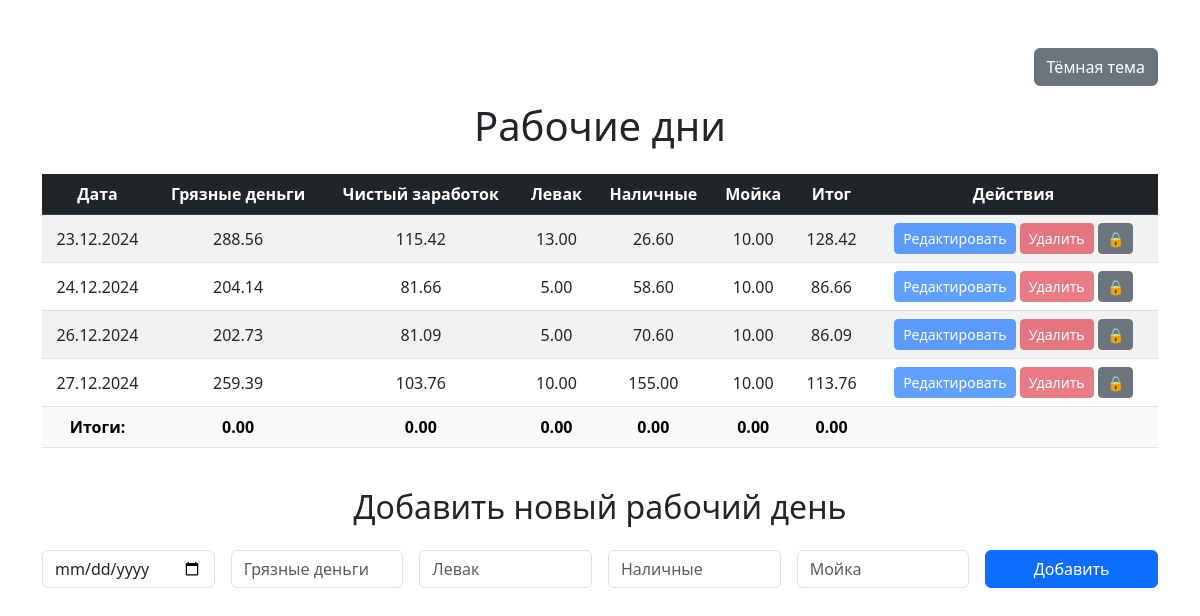
/work_days, run on an earlier commit of the app's database.
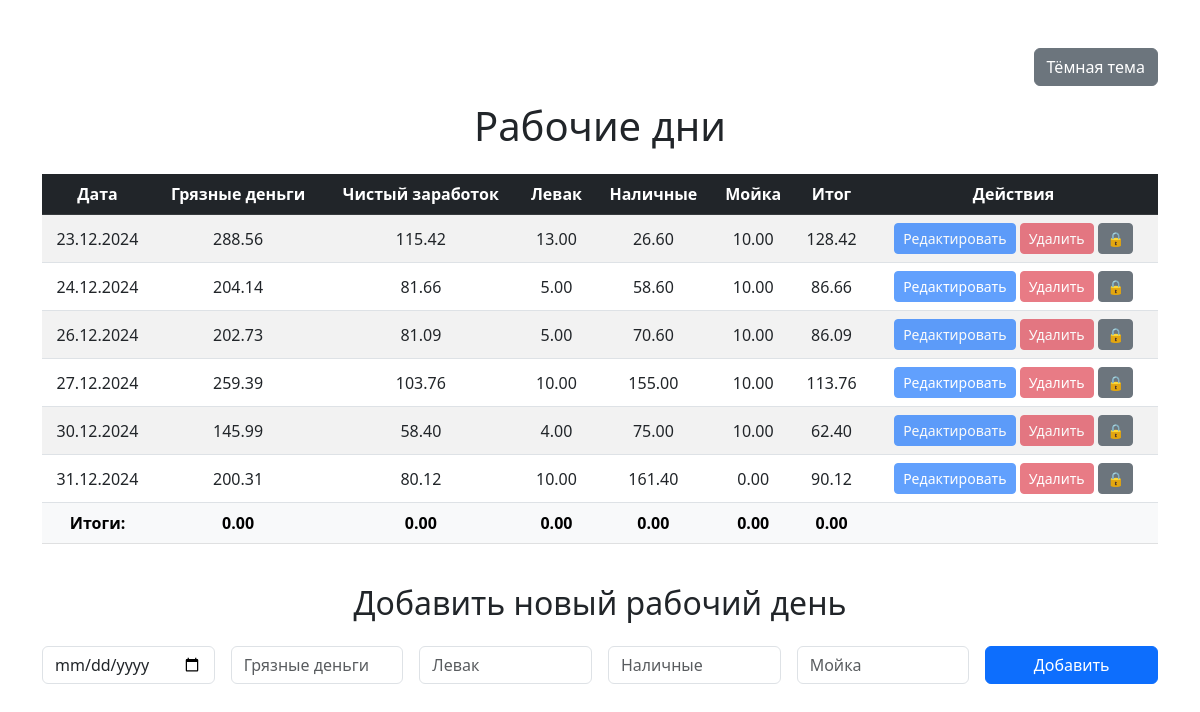
And on a later commit of the database.
### models.py (models this page shows)
class WorkDay(db.Model):
    id = db.Column(db.Integer, primary_key=True)
    date = db.Column(db.Date, nullable=False)
    gross_income = db.Column(db.Float, nullable=False, default=0.0)  # Грязные деньги
    net_income = db.Column(db.Float, nullable=False, default=0.0)  # Чистый заработок (рассчитывается автоматически)
    extra_income = db.Column(db.Float, nullable=False, default=0.0)
    cash_income = db.Column(db.Float, nullable=False, default=0.0)
    car_wash_expenses = db.Column(db.Float, nullable=False, default=0.0)
    total = db.Column(db.Float, nullable=False, default=0.0)  # Итог за день

### app.py (the view, shortened to what this page needs)
@app.route('/work_days', methods=['GET', 'POST'])
def work_days():
    work_days = WorkDay.query.order_by(WorkDay.date).all()
    for work_day in work_days:
        work_day.formatted_date = work_day.date.strftime('%d.%m.%Y')
    return render_template('work_days.html', work_days=work_days)

### templates/work_days.html (shortened to what this page needs)
<!DOCTYPE html>
<html lang="ru">
<head>
    <link href="https://cdn.jsdelivr.net/npm/bootstrap@5.3.0-alpha3/dist/css/bootstrap.min.css" rel="stylesheet">
    <link rel="stylesheet" href="https://cdn.jsdelivr.net/npm/sweetalert2@11.5.0/dist/sweetalert2.min.css">
    <link rel="stylesheet" href="{{ url_for('static', filename='css/style.css') }}">
    <link rel="stylesheet" href="{{ url_for('static', filename='css/dark-theme.css') }}">
</head>
<body id="app-body" data-bs-theme="light">
    <div class="container my-5">
        <div class="d-flex justify-content-end mb-3">
            <button id="theme-toggle" class="btn btn-secondary">Тёмная тема</button>
        </div>
        <h1 class="text-center mb-4">Рабочие дни</h1>
        <div class="table-responsive">
            <table class="table table-striped table-hover text-center align-middle">
                <thead class="table-dark">
                    <tr>
                        <th>Дата</th>
                        <th>Грязные деньги</th>
                        <th>Чистый заработок</th>
                        <th>Левак</th>
                        <th>Наличные</th>
                        <th>Мойка</th>
                        <th>Итог</th>
                        <th>Действия</th>
                    </tr>
                </thead>
                <tbody id="work-days-table">
                    {% for work_day in work_days %}
                    <tr data-id="{{ work_day.id }}">
                        <td>{{ work_day.formatted_date }}</td>
                        <td>{{ "%.2f"|format(work_day.gross_income) }}</td>
                        <td>{{ "%.2f"|format(work_day.net_income) }}</td>
                        <td>{{ "%.2f"|format(work_day.extra_income) }}</td>
                        <td>{{ "%.2f"|format(work_day.cash_income) }}</td>
                        <td>{{ "%.2f"|format(work_day.car_wash_expenses) }}</td>
                        <td>{{ "%.2f"|format(work_day.total) }}</td>
                        <td>
                            <button class="btn btn-primary btn-sm edit-btn" disabled>Редактировать</button>
                            <button class="btn btn-danger btn-sm delete-btn" disabled>Удалить</button>
                            <button class="btn btn-secondary btn-sm lock-btn" data-locked="true">🔒</button>
                        </td>
                    </tr>
                    {% endfor %}
                </tbody>
                <tfoot>
                    <tr class="table-light">
                        <th>Итоги:</th>
                        <th id="total-gross-income">0.00</th>
                        <th id="total-net-income">0.00</th>
                        <th id="total-extra-income">0.00</th>
                        <th id="total-cash-income">0.00</th>
                        <th id="total-car-wash-expenses">0.00</th>
                        <th id="total-total">0.00</th>
                        <th></th>
                    </tr>
                </tfoot>
            </table>
        </div>
        <h2 class="text-center my-4">Добавить новый рабочий день</h2>
        <form id="add-work-day-form" class="row g-3 justify-content-center">
            <div class="col-md-2"><input type="date" id="date" class="form-control" required></div>
            <div class="col-md-2"><input type="number" step="0.01" id="gross_income" class="form-control" placeholder="Грязные деньги" required></div>
            <div class="col-md-2"><input type="number" step="0.01" id="extra_income" class="form-control" placeholder="Левак" required></div>
            <div class="col-md-2"><input type="number" step="0.01" id="cash_income" class="form-control" placeholder="Наличные" required></div>
            <div class="col-md-2"><input type="number" step="0.01" id="car_wash_expenses" class="form-control" placeholder="Мойка" required></div>
            <div class="col-md-2"><button type="submit" class="btn btn-primary w-100">Добавить</button></div>
        </form>
    </div>
</body>
</html>

What changed in the data, as far as the page shows it:
added WorkDay: formatted_date "30.12.2024", gross_income "145.99", net_income "58.40", extra_income "4.00", cash_income "75.00", car_wash_expenses "10.00", total "62.40"
added WorkDay: formatted_date "31.12.2024", gross_income "200.31", net_income "80.12", extra_income "10.00", cash_income "161.40", car_wash_expenses "0.00", total "90.12"
